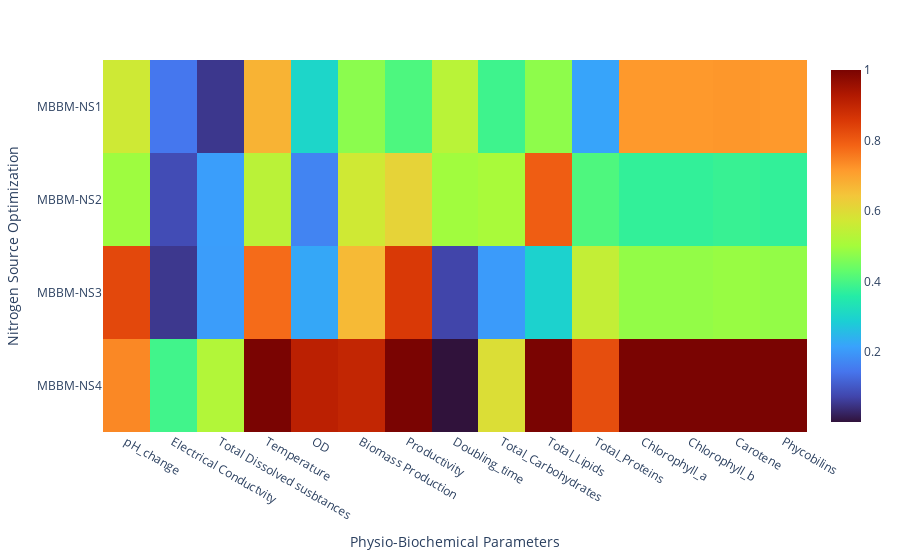

The code cell stored with this chart in its notebook:
### Code cell
# Heat map
import pandas as pd
import numpy as np
import plotly.express as px
import plotly.io as pio
from sklearn.preprocessing import MinMaxScaler

# Load the Excel file into a pandas DataFrame
data = pd.read_excel("./microalgae_Exp_3_N.xlsx")

# Set the variables as the x-axis and the first column as the y-axis
x = data.columns[3:18]
y = data.iloc[:, 1]

# Select only numeric columns for normalization
numeric_data = data.iloc[:, 3:18]

# Convert DataFrame to matrix
data_matrix = numeric_data.values

# Normalize the data_matrix
scaler = MinMaxScaler()
data_matrix_normalized = scaler.fit_transform(data_matrix)

# Create the heatmap using plotly.express
fig = px.imshow(data_matrix_normalized, x=x, y=y, labels={'x':'Physio-Biochemical Parameters', 'y':'Nitrogen Source Optimization'}, color_continuous_scale='turbo', aspect='auto')
# 'tealrose', 'tempo', 'temps', 'thermal', 'tropic', 'turbid',
            #  'turbo', 'twilight', 'viridis', 'ylgn', 'ylgnbu', 'ylorbr',
            #  'ylorrd'].
# Show the heatmap
fig.show()

# Save the heatmap as a PNG file using orca
try:
    pio.write_image(fig, r'D:\Study\Study and Extras\Dr Nawaz Sb Paper\M.Phil Thesis and Studentship\Rehan_Thesis 2022-2024\Data Set\Exp_3_N\heatmap_Media.png', engine='orca')
    print("Heatmap saved successfully using orca.")
except Exception as e:
    print(f"An error occurred with orca: {e}")

### Figure 1 — Plotly figure (JSON) as saved in the notebook; plotly's stock layout.template omitted (floating-point values rounded to 4 significant figures; data arrays with more than 128 entries replaced by an {"elided": "..."} marker saying what was removed)
{"data": [{"coloraxis": "coloraxis", "hovertemplate": "Physio-Biochemical Parameters: %{x}<br>Nitrogen Source Optimization: %{y}<br>color: %{z}<extra></extra>", "name": "0", "type": "heatmap", "x": ["pH_change", "Electrical Conductvity", "Total Dissolved susbtances", "Temperature", "OD", "Biomass Production", "Productivity", "Doubling_time", "Total_Carbohydrates", "Total_Lipids", "Total_Proteins", "Chlorophyll_a", "Chlorophyll_b", "Carotene", "Phycobilins"], "xaxis": "x", "y": ["MBBM-NS1", "MBBM-NS1", "MBBM-NS1", "MBBM-NS1", "MBBM-NS1", "MBBM-NS1", "MBBM-NS1", "MBBM-NS1", "MBBM-NS2", "MBBM-NS2", "MBBM-NS2", "MBBM-NS2", "MBBM-NS2", "MBBM-NS2", "MBBM-NS2", "MBBM-NS2", "MBBM-NS3", "MBBM-NS3", "MBBM-NS3", "MBBM-NS3", "MBBM-NS3", "MBBM-NS3", "MBBM-NS3", "MBBM-NS3", "MBBM-NS4", "MBBM-NS4", "MBBM-NS4", "MBBM-NS4", "MBBM-NS4", "MBBM-NS4", "MBBM-NS4", "MBBM-NS4"], "yaxis": "y", "z": {"elided": "32x15 float values"}}], "layout": {"coloraxis": {"colorscale": [[0, "#30123b"], [0.07143, "#4145ab"], [0.1429, "#4675ed"], [0.2143, "#39a2fc"], [0.2857, "#1bcfd4"], [0.3571, "#24eca6"], [0.4286, "#61fc6c"], [0.5, "#a4fc3b"], [0.5714, "#d1e834"], [0.6429, "#f3c63a"], [0.7143, "#fe9b2d"], [0.7857, "#f36315"], [0.8571, "#d93806"], [0.9286, "#b11901"], [1, "#7a0402"]]}, "margin": {"t": 60}, "xaxis": {"anchor": "y", "domain": [0, 1], "title": {"text": "Physio-Biochemical Parameters"}}, "yaxis": {"anchor": "x", "autorange": "reversed", "domain": [0, 1], "title": {"text": "Nitrogen Source Optimization"}}}}
